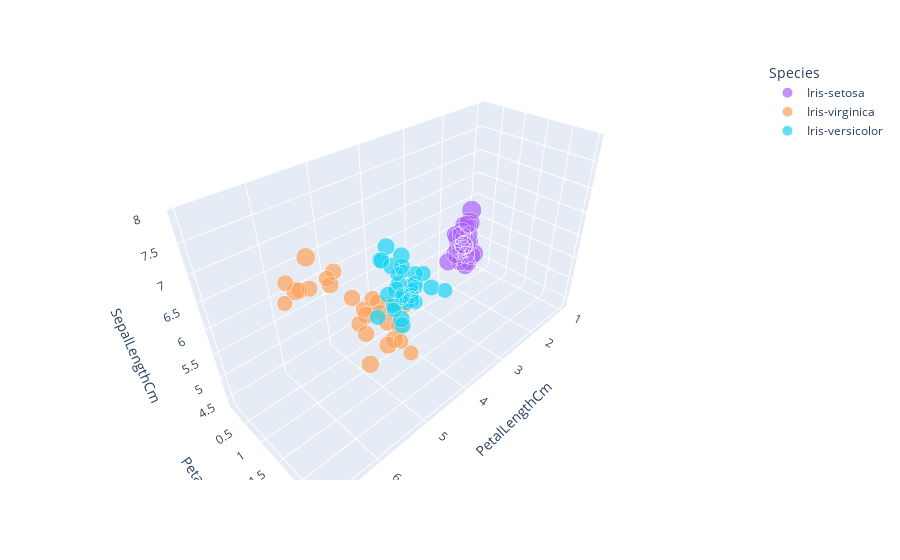

Write notebook code for a chart like this one.
### Code cell
#Y si mezclo, y luego selecciono uniforme?
uniformsampled_df_t2=sampler1_1(n,uniformShuffle(df))
plot3D(uniformsampled_df_t2,'PetalLengthCm','PetalWidthCm','SepalLengthCm',size='SepalWidthCm',color='Species')

### Figure 1 — Plotly figure (JSON) as saved in the notebook; plotly's stock layout.template omitted (floating-point values rounded to 4 significant figures)
{"data": [{"hovertemplate": "Species=Iris-setosa<br>PetalLengthCm=%{x}<br>PetalWidthCm=%{y}<br>SepalLengthCm=%{z}<br>SepalWidthCm=%{marker.size}<extra></extra>", "legendgroup": "Iris-setosa", "marker": {"color": "#ab63fa", "size": [3, 4.2, 3.4, 3.7, 3.6, 3.4, 2.3, 4.4, 4.1, 4, 3.2, 3.5, 3.2, 3.8, 3.4, 3.4, 3, 3.8, 3.3, 3.6, 3, 3.5, 3.1, 3.4, 3.5, 3.1, 3.2, 3.4, 3.4, 3.7], "sizemode": "area", "sizeref": 0.011, "symbol": "circle"}, "mode": "markers", "name": "Iris-setosa", "scene": "scene", "showlegend": true, "type": "scatter3d", "x": [1.4, 1.4, 1.4, 1.5, 1, 1.6, 1.3, 1.5, 1.5, 1.2, 1.2, 1.4, 1.3, 1.9, 1.5, 1.5, 1.4, 1.5, 1.4, 1.4, 1.4, 1.6, 1.5, 1.4, 1.3, 1.5, 1.3, 1.9, 1.7, 1.5], "y": [0.3, 0.2, 0.2, 0.2, 0.2, 0.2, 0.3, 0.4, 0.1, 0.2, 0.2, 0.3, 0.2, 0.4, 0.2, 0.4, 0.2, 0.3, 0.2, 0.2, 0.1, 0.6, 0.1, 0.3, 0.2, 0.2, 0.2, 0.2, 0.2, 0.2], "z": [4.8, 5.5, 5.2, 5.4, 4.6, 4.8, 4.5, 5.7, 5.2, 5.8, 5, 5.1, 4.4, 5.1, 5, 5.4, 4.9, 5.1, 5, 5, 4.8, 5, 4.9, 4.6, 5.5, 4.6, 4.7, 4.8, 5.4, 5.3]}, {"hovertemplate": "Species=Iris-virginica<br>PetalLengthCm=%{x}<br>PetalWidthCm=%{y}<br>SepalLengthCm=%{z}<br>SepalWidthCm=%{marker.size}<extra></extra>", "legendgroup": "Iris-virginica", "marker": {"color": "#FFA15A", "size": [2.5, 3, 3.8, 2.6, 3.4, 2.5, 2.7, 2.8, 3, 3, 3.2, 2.8, 3.3, 2.7, 3.4, 3, 3, 3.2, 2.5, 3.2, 3.8, 3, 2.9, 2.8, 3.1, 3.3, 3.1, 2.8, 3, 2.9], "sizemode": "area", "sizeref": 0.011, "symbol": "circle"}, "mode": "markers", "name": "Iris-virginica", "scene": "scene", "showlegend": true, "type": "scatter3d", "x": [5, 6.6, 6.7, 6.9, 5.6, 4.5, 4.9, 5.1, 5.2, 5.8, 6, 4.8, 6, 5.3, 5.4, 5.9, 5.5, 5.1, 5, 5.3, 6.4, 5.8, 6.3, 6.1, 5.6, 5.7, 5.1, 6.7, 5.5, 5.6], "y": [1.9, 2.1, 2.2, 2.3, 2.4, 1.7, 1.8, 1.5, 2.3, 1.6, 1.8, 1.8, 2.5, 1.9, 2.3, 2.1, 2.1, 2, 2, 2.3, 2, 2.2, 1.8, 1.9, 2.4, 2.1, 2.3, 2, 1.8, 1.8], "z": [6.3, 7.6, 7.7, 7.7, 6.3, 4.9, 6.3, 6.3, 6.7, 7.2, 7.2, 6.2, 6.3, 6.4, 6.2, 7.1, 6.8, 6.5, 5.7, 6.4, 7.9, 6.5, 7.3, 7.4, 6.7, 6.7, 6.9, 7.7, 6.5, 6.3]}, {"hovertemplate": "Species=Iris-versicolor<br>PetalLengthCm=%{x}<br>PetalWidthCm=%{y}<br>SepalLengthCm=%{z}<br>SepalWidthCm=%{marker.size}<extra></extra>", "legendgroup": "Iris-versicolor", "marker": {"color": "#19d3f3", "size": [2.6, 2.7, 3.2, 3.2, 3.1, 2.5, 2.6, 2.9, 3, 2.8, 3, 2.9, 2.7, 2.3, 2.7, 2.5, 2.2, 3.3, 2.7, 2.8, 2.8, 2.5, 2.6, 2.8, 3.1, 2.9, 3, 2.4, 2.9, 3.1], "sizemode": "area", "sizeref": 0.011, "symbol": "circle"}, "mode": "markers", "name": "Iris-versicolor", "scene": "scene", "showlegend": true, "type": "scatter3d", "x": [4, 4.2, 4.8, 4.7, 4.4, 3.9, 4.4, 4.3, 4.5, 4.8, 4.2, 3.6, 3.9, 4.4, 5.1, 3, 4, 4.7, 4.1, 4.5, 4.1, 4, 3.5, 4, 4.7, 4.5, 4.1, 3.7, 4.7, 4.9], "y": [1.2, 1.3, 1.8, 1.4, 1.4, 1.1, 1.2, 1.3, 1.5, 1.4, 1.2, 1.3, 1.2, 1.3, 1.6, 1.1, 1, 1.6, 1, 1.3, 1.3, 1.3, 1, 1.3, 1.5, 1.5, 1.3, 1, 1.4, 1.5], "z": [5.8, 5.6, 5.9, 7, 6.7, 5.6, 5.5, 6.4, 5.4, 6.8, 5.7, 5.6, 5.8, 6.3, 6, 5.1, 6, 6.3, 5.8, 5.7, 5.7, 5.5, 5.7, 6.1, 6.7, 6, 5.6, 5.5, 6.1, 6.9]}], "layout": {"legend": {"itemsizing": "constant", "title": {"text": "Species"}, "tracegroupgap": 0}, "margin": {"t": 60}, "scene": {"domain": {"x": [0, 1], "y": [0, 1]}, "xaxis": {"title": {"text": "PetalLengthCm"}}, "yaxis": {"title": {"text": "PetalWidthCm"}}, "zaxis": {"title": {"text": "SepalLengthCm"}}}}}
